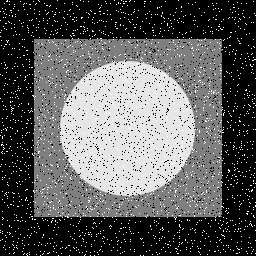
#> input picture Images/Fig5.03_zgomotSarePiper.jpg, 256 x 256 px, found by its file name
$ python viewer.py
#> lines starting #> are read from the running program, lines starting #| are printed output that depends on the picture
### acpi/filters.py
"""Convolution utilities for ACPI image processing tasks."""

from __future__ import annotations

from pathlib import Path
from typing import Iterable

import numpy as np
from PIL import Image

def load_image(path: Path | str) -> np.ndarray:
    """Load an image as a float array in the range [0, 255]."""
    img = Image.open(path).convert("RGB")
    return np.asarray(img, dtype=np.float32)


# [60 lines left out: functions save_image, _apply_kernel_to_channel, convolve_image, apply_kernel, not called in this run]

### acpi/noise.py
"""Noise reduction filters built on top of the generic convolution utility."""

from __future__ import annotations

from typing import Iterable

import numpy as np

from .filters import convolve_image


def _validate_size(size: int) -> int:
    if size % 2 == 0 or size < 1:
        raise ValueError("Window size must be a positive odd integer.")
    return size


# [23 lines left out: functions apply_mean_filter, gaussian_kernel, apply_gaussian_filter, not called in this run]


def apply_median_filter(
    image: np.ndarray, size: int = 3, wrap: bool = False
) -> np.ndarray:
    size = _validate_size(size)
    radius = size // 2
    src = np.asarray(image, dtype=np.float32)

    if src.ndim == 2:
        return _median_channel(src, radius, wrap)
    if src.ndim == 3 and src.shape[2] in (3, 4):
        channels = []
        for idx in range(3):
            channels.append(_median_channel(src[..., idx], radius, wrap))
        return np.stack(channels, axis=2)
    msg = f"Unsupported image shape {src.shape}; expected HxW or HxWx3 array."
    raise ValueError(msg)


def _median_channel(channel: np.ndarray, radius: int, wrap: bool) -> np.ndarray:
    height, width = channel.shape
    result = np.zeros_like(channel)
    window_size = 2 * radius + 1

    for y in range(height):
        for x in range(width):
            window_values = []
            for dy in range(-radius, radius + 1):
                for dx in range(-radius, radius + 1):
                    yy = y + dy
                    xx = x + dx
                    if wrap:
                        yy %= height
                        xx %= width
                        window_values.append(channel[yy, xx])
                    else:
                        if 0 <= yy < height and 0 <= xx < width:
                            window_values.append(channel[yy, xx])
                        else:
                            window_values.append(0.0)
            result[y, x] = np.median(window_values)
    return result


# [85 lines left out: functions apply_huang_median_filter, _huang_median_channel, _find_median_from_hist, not called in this run]

### acpi/viewer.py
"""Interactive viewer for comparing original and filtered images."""

from __future__ import annotations

import argparse
from pathlib import Path
from typing import Callable, Dict, Iterable, Sequence

import numpy as np
from PIL import Image

from .filters import convolve_image, load_image
from .noise import (
    apply_gaussian_filter,
    apply_huang_median_filter,
    apply_mean_filter,
    apply_median_filter,
)

# Kernels for blur demonstrations, reused from the CLI presets.
KERNELS: Dict[str, tuple[np.ndarray, float]] = {
    "blur3": (
        np.array(
            [
                [0.0, 0.2, 0.0],
                [0.2, 0.2, 0.2],
                [0.0, 0.2, 0.0],
            ],
            dtype=np.float32,
        ),
        1.0,
    ),
    "blur5": (
        np.array(
            [
                [0, 0, 1, 0, 0],
                [0, 1, 1, 1, 0],
                [1, 1, 1, 1, 1],
                [0, 1, 1, 1, 0],
                [0, 0, 1, 0, 0],
            ],
            dtype=np.float32,
        ),
        1.0 / 13.0,
    ),
    "motion": (
        np.array(
            [
                [1, 0, 0, 0, 0, 0, 0, 0, 0],
                [0, 1, 0, 0, 0, 0, 0, 0, 0],
                [0, 0, 1, 0, 0, 0, 0, 0, 0],
                [0, 0, 0, 1, 0, 0, 0, 0, 0],
                [0, 0, 0, 0, 1, 0, 0, 0, 0],
                [0, 0, 0, 0, 0, 1, 0, 0, 0],
                [0, 0, 0, 0, 0, 0, 1, 0, 0],
                [0, 0, 0, 0, 0, 0, 0, 1, 0],
                [0, 0, 0, 0, 0, 0, 0, 0, 1],
            ],
            dtype=np.float32,
        ),
        1.0 / 9.0,
    ),
}

FILTER_MAP: Dict[str, Callable[[np.ndarray, argparse.Namespace], np.ndarray]] = {
    "mean": lambda img, args: apply_mean_filter(
        img, size=args.kernel_size, wrap=args.wrap_edges
    ),
    "gaussian": lambda img, args: apply_gaussian_filter(
        img, size=args.gaussian_size, sigma=args.gaussian_sigma, wrap=args.wrap_edges
    ),
    "median": lambda img, args: apply_median_filter(
        img, size=args.kernel_size, wrap=args.wrap_edges
    ),
    "huang": lambda img, args: apply_huang_median_filter(
        img, size=args.kernel_size, wrap=args.wrap_edges
    ),
    "blur3": lambda img, args: _apply_convolution(img, "blur3", args.wrap_edges),
    "blur5": lambda img, args: _apply_convolution(img, "blur5", args.wrap_edges),
    "motion": lambda img, args: _apply_convolution(img, "motion", args.wrap_edges),
}


def parse_args() -> argparse.Namespace:
    parser = argparse.ArgumentParser(
        description="Display before/after comparisons for ACPI filters"
    )
    parser.add_argument(
        "--image",
        type=Path,
        default=Path("Images/Fig5.03_zgomotSarePiper.jpg"),
        help="Image to process (default: salt-and-pepper example)",
    )
    parser.add_argument(
        "--filters",
        nargs="+",
        default=["median"],
        choices=sorted(FILTER_MAP.keys()),
        help="Filters to display (default: median)",
    )
    parser.add_argument(
        "--kernel-size",
        type=int,
        default=3,
        help="Window size for mean and median filters",
    )
    parser.add_argument(
        "--gaussian-size",
        type=int,
        default=5,
        help="Window size for the Gaussian filter",
    )
    parser.add_argument(
        "--gaussian-sigma",
        type=float,
        default=1.0,
        help="Sigma for the Gaussian filter",
    )
    parser.add_argument(
        "--wrap-edges",
        action="store_true",
        help="Wrap image edges instead of zero padding",
    )
    return parser.parse_args()


def _apply_convolution(image: np.ndarray, kernel_name: str, wrap: bool) -> np.ndarray:
    kernel, factor = KERNELS[kernel_name]
    return convolve_image(image, kernel, factor=factor, wrap=wrap)


def _to_uint8(array: np.ndarray) -> np.ndarray:
    return np.clip(np.rint(array), 0, 255).astype(np.uint8)


def show_side_by_side(original: np.ndarray, processed: np.ndarray, title: str) -> None:
    if original.shape != processed.shape:
        raise ValueError(
            "Original and processed images must share the same shape for visualization."
        )
    combined = np.hstack([_to_uint8(original), _to_uint8(processed)])
    Image.fromarray(combined).show(title=title)


def main() -> None:
    args = parse_args()

    if not args.image.exists():
        raise FileNotFoundError(f"Image '{args.image}' does not exist.")

    source = load_image(args.image)

    for filter_name in args.filters:
        transform = FILTER_MAP[filter_name]
        result = transform(source, args)
        window_title = f"{filter_name} ({args.image.name})"
        show_side_by_side(source, result, window_title)
#> this loop made 1 pass
#> pass 1, in main, `result = transform(source, args)`:
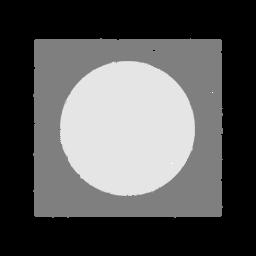
#> result: shape (256, 256, 3) float32; min 0, max 255, mean 87.1
#> pass 1, in show_side_by_side, `combined = np.hstack([_to_uint8(original), _to_uint8(processed)])`:
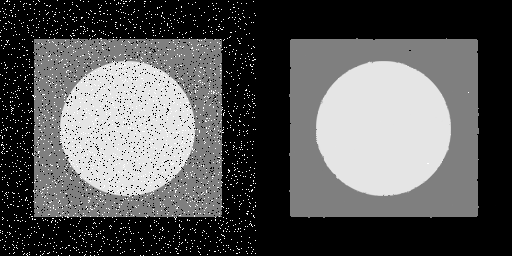
#> combined: shape (256, 512, 3); min 0, max 255, mean 89


if __name__ == "__main__":
    main()
